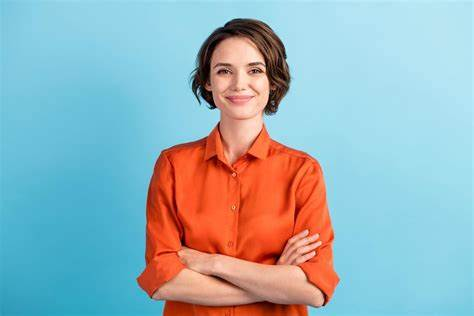
#> input picture img/obraz.jfif, 474 x 316 px
$ python zad9.py
#> lines starting #> are read from the running program, lines starting #| are printed output that depends on the picture
import cv2

img = cv2.imread('img/obraz.jfif')
#> img is the input picture: shape (316, 474, 3); mean B, G, R 185.2, 178, 152
roi = img[:299, :299]
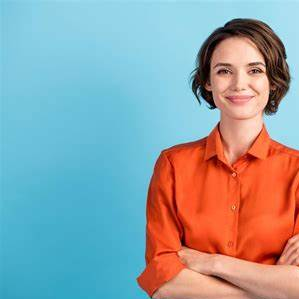
#> roi: shape (299, 299, 3); mean B, G, R 165.6, 161.3, 146.1
cv2.imwrite('img/cropped_image.jpg', roi)

$ run again, with img/R.jpg saved as img/obraz.jfif
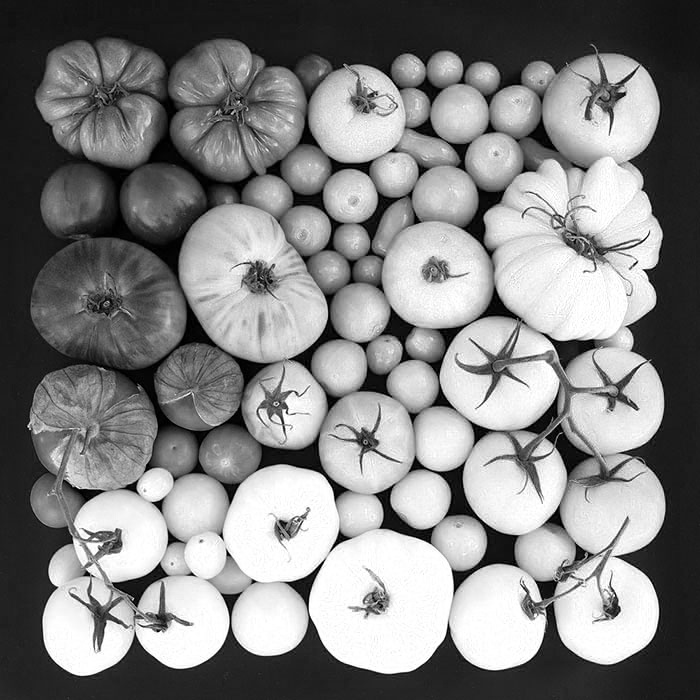
#> input picture img/R.jpg, 700 x 700 px
#> img is the input picture: shape (700, 700, 3); min 0, max 255, mean 131.1
#> `roi = img[:299, :299]`:
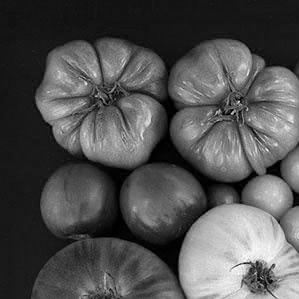
#> roi: shape (299, 299, 3); min 0, max 255, mean 81.6
